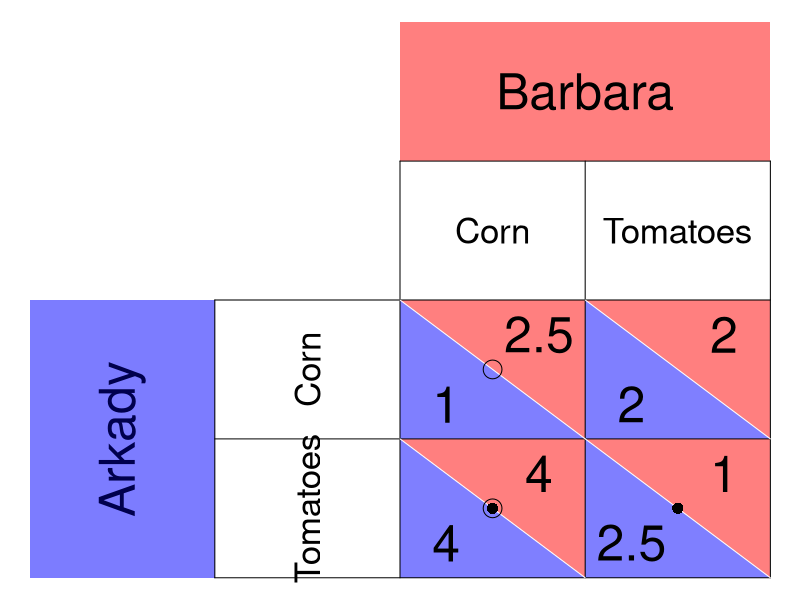

Source code (R):
require(ggplot2)
require(shape)
pdf(file = "society/invisiblehand_matrix.pdf", width = 9, height = 7)

par(mar =  c(0, 0, 0, 0))
xlims <- c(0, 8)
ylims <- c(0, 8)

#TextSizes
PlayerSize <- 3
StratSize <- 2.1
PayoffSize <- 3

#Payoffs are listed as c("NW", "SW", "NE", "SE")

#Considerations for Player 1
P1Name <- c("Arkady")
P1Strat <- c("Corn", "Tomatoes")
P1Payoffs <- c("1", "4", "2", "2.5")
P1BR1 <- c("SW") #Must be NW or SW - the BR prints accordingly. 
P1BR2 <- c("SE") #Must be NE or SE - the BR prints accordingly. 
#NW = (5, 3); SW = (5,1); NE = (7, 3); SE = (7, 1)

#Considerations for Player 2
P2Name <- c("Barbara")
P2Strat <- c("Corn", "Tomatoes")
P2Payoffs <- c("2.5", "4", "2", "1")
P2BR1 <- c("NW") #Must be NW or SW - the BR prints accordingly. 
P2BR2 <- c("SW") #Must be NE or SE - the BR prints accordingly. 

plot(0, 0, xlim = xlims, ylim = ylims, type = "n",
     xlab = expression(""),
     ylab = expression(""),
     xaxt = "n", 
     yaxt = "n", 
     cex.lab = 2, 
     bty = "n")



#Color and label for Player 1 and their strategies
polygon(c(0,0,2,2,0), c(0,4,4,0,0), col=rgb(0, 0, 1, 0.3), density=NULL, border = NA)
text(1, 2, P1Name[1], srt = 90, cex = PlayerSize)

polygon(c(0,0,2,2,0), c(0,4,4,0,0), col=rgb(0, 0, 1, 0.3), density=NULL, border = NA)
text(3, 3, P1Strat[1], cex = StratSize, srt = 90)
text(3, 1, P1Strat[2], cex = StratSize, srt = 90)


#Color and label for Player 2
polygon(c(4,4,8,8,4), c(8,6,6,8,8), col=rgb(1, 0, 0, 0.5), density=NULL, border = NA)
text(6, 7, P2Name[1], cex = PlayerSize)

text(5, 5, P2Strat[1], cex = StratSize)
text(7, 5, P2Strat[2], cex = StratSize)

#NorthWest cell 
#P1
polygon(c(4,4,6,4), c(4,2,2,4), col=rgb(0, 0, 1, 0.5), density=NULL, border = NA)
#P2
polygon(c(4,6,6,4), c(4,4,2,4), col=rgb(1, 0, 0, 0.5), density=NULL, border = NA)

#P1
text(4.5, 2.5, P1Payoffs[1], cex = PayoffSize)
#P2
text(5.5, 3.5, P2Payoffs[1], cex = PayoffSize)

#SouthWest cell  
#P1
polygon(c(4,4,6,4), c(2,0,0,2), col=rgb(0, 0, 1, 0.5), density=NULL, border = NA)
#P2
polygon(c(4,6,6,4), c(2,2,0,2), col=rgb(1, 0, 0, 0.5), density=NULL, border = NA)

#P1
text(4.5, 0.5, P1Payoffs[2], cex = PayoffSize)
#P2
text(5.5, 1.5, P2Payoffs[2], cex = PayoffSize)


#NorthEast cell 
#P1
polygon(c(6,6,8,6), c(4,2,2,4), col=rgb(0, 0, 1, 0.5), density=NULL, border = NA)
#P2
polygon(c(6,8,8,6), c(4,4,2,4), col=rgb(1, 0, 0, 0.5), density=NULL, border = NA)
#P1
text(6.5, 2.5, P1Payoffs[3], cex = PayoffSize)
#P2
text(7.5, 3.5, P2Payoffs[3], cex = PayoffSize)

#SouthEast cell 
#P1
polygon(c(6,6,8,6), c(2,0,0,2), col=rgb(0, 0, 1, 0.5), density=NULL, border = NA)
#P2
polygon(c(6,8,8,6), c(2,2,0,2), col=rgb(1, 0, 0, 0.5), density=NULL, border = NA)
#P1
text(6.5, 0.5, P1Payoffs[4], cex = PayoffSize)
#P2
text(7.5, 1.5, P2Payoffs[4], cex = PayoffSize)


#Lines for the Table
segments(8, 0, 8, 6, lty = 1, col = "black")
segments(4, 6, 8, 6, lty = 1, col = "black")
segments(2, 0, 2, 4, lty = 1, col = "black")
segments(2, 0, 8, 0, lty = 1, col = "black")
segments(2, 4, 8, 4, lty = 1, col = "black")
segments(4, 0, 4, 6, lty = 1, col = "black")
segments(2, 2, 8, 2, lty = 1, col = "black")
segments(6, 0, 6, 6, lty = 1, col = "black")

#Diagonals
#NW
segments(4, 4, 6, 2, lty = 1, col = "white")
#NE
segments(6, 4, 8, 2, lty = 1, col = "white")
#SW
segments(4, 2, 6, 0, lty = 1, col = "white")
#Se
segments(6, 2, 8, 0, lty = 1, col = "white")


#Best responses 
#P1 
if (P1BR1[1] == "NW"){
  points(5, 3, pch = 16, col = "black", cex = 1.5)
} else{points(5, 1, pch = 16, col = "black", cex = 1.5)
}

if (P1BR2[1] == "NE"){
  points(7, 3, pch = 16, col = "black", cex = 1.5)
} else{points(7, 1, pch = 16, col = "black", cex = 1.5)
}


#P2
if (P2BR1[1] == "NW"){
  points(5, 3, pch = 1, col = "black", cex = 2.5)
} else{points(7, 3, pch = 1, col = "black", cex = 2.5)
}

if (P2BR2[1] == "SW"){
  points(5, 1, pch = 1, col = "black", cex = 2.5)
} else{points(7, 1, pch = 1, col = "black", cex = 2.5)
}

dev.off()
